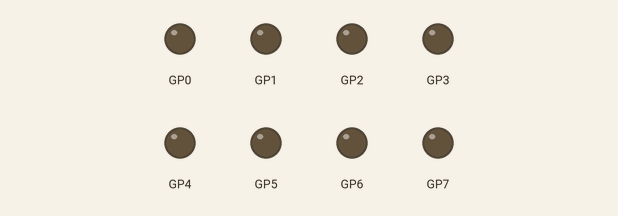
Simulated run of this program. Board: Raspberry Pi Pico running MicroPython. On the bench: output pins drawn as LEDs (lit = HIGH).

Above: at 1.0 s.
At 3.0 s:
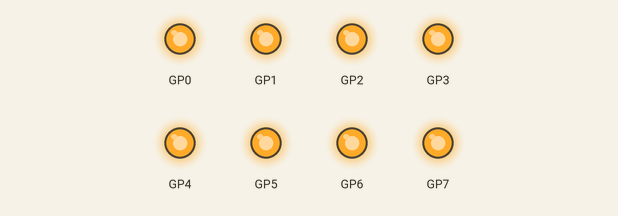
Timing chart, 0 to 5.2 s (numbered marks = the images above):
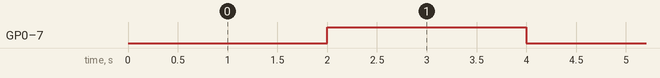

Measured:
- by itself, GP0–7: alternates HIGH for 2.0 s and LOW for 2.0 s

The program:

relay_blink_light_bulb.py
```python
from machine import Pin
from time import sleep


class Relay:
    def __init__(self, gpio_pin):
        self.pin = Pin(gpio_pin, Pin.OUT)
        self.switch_off()

    def switch_on(self):
        self.pin.value(0)
        self.state = "on"

    def switch_off(self):
        self.pin.value(1)
        self.state = "off"

    def toggle(self):
        if self.state == "off":
            self.switch_on()
        else:
            self.switch_off()


relays = [
    Relay(gpio_pin=0),
    Relay(gpio_pin=1),
    Relay(gpio_pin=2),
    Relay(gpio_pin=3),
    Relay(gpio_pin=4),
    Relay(gpio_pin=5),
    Relay(gpio_pin=6),
    Relay(gpio_pin=7),
]


def reset_all():
    for relay in relays:
        relay.switch_off()


try:
    while True:
        for relay in relays:
            relay.toggle()
        sleep(2)
except Exception:
    reset_all()
```
